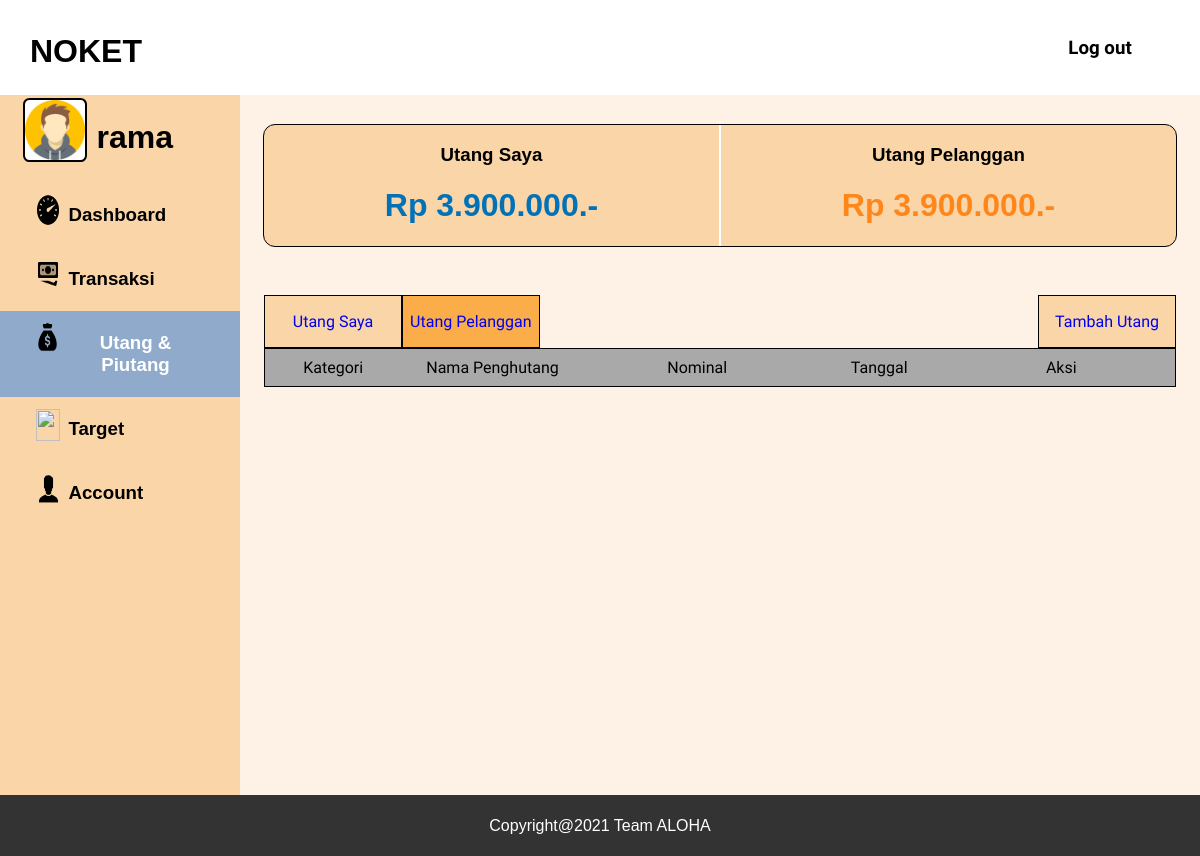
Before: /piutang.php (signed in) with the older database file.
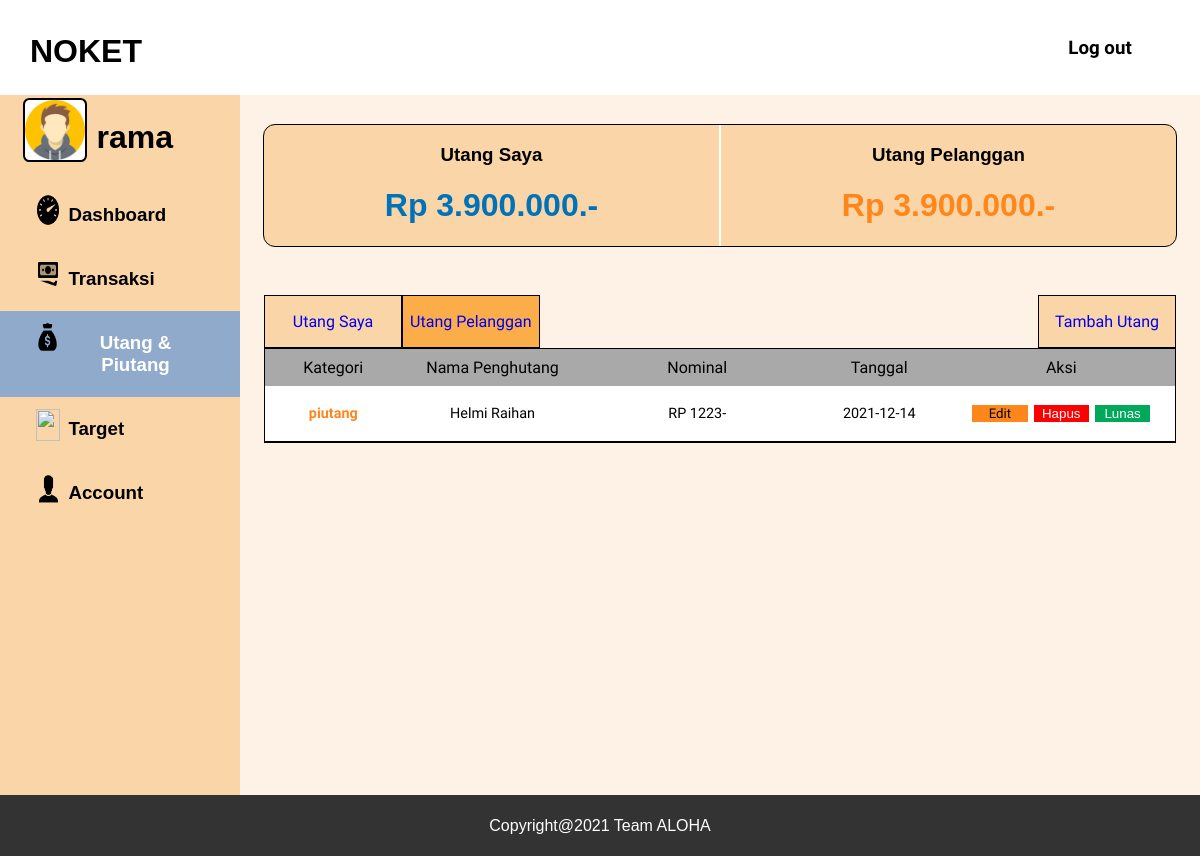
After: the same page with the newer database file.
### tables this page shows
CREATE TABLE `catatanutang` (
  `id` int(255) NOT NULL,
  `jumlah` int(255) NOT NULL,
  `tanggal` date NOT NULL,
  `id_pengguna` int(255) NOT NULL,
  `id_subkategori` int(255) NOT NULL,
  `id_instansi` int(255) NOT NULL
);

CREATE TABLE `subkategori` (
  `id` int(255) NOT NULL,
  `nama` varchar(255) NOT NULL,
  `id_kategori` int(255) NOT NULL
);

CREATE TABLE `instansi` (
  `id` int(255) NOT NULL,
  `nama` text NOT NULL
);

### piutang.php (the view, shortened to what the changed rows need)
<?php
    include 'php/koneksi.php';
    $sql2 = "SELECT sk.nama AS kategori, i.nama AS nama , cu.jumlah, cu.tanggal FROM catatanutang cu INNER JOIN subkategori sk ON cu.id_subkategori = sk.id INNER JOIN kategoricatatan kc ON sk.id_kategori = kc.id INNER JOIN instansi i ON cu.id_instansi = i.id WHERE cu.id_pengguna = '$_SESSION[id]' AND sk.id_kategori = 4;" ;
    $result2 = mysqli_query($conn, $sql2);
?>
<html>
    <head>
        <link rel="stylesheet" href="css/piutang.css">
    </head>
    <body>
    <div id="page">
        <div class = "navbar">
            <div class="navbarLogo">
                <h1>NOKET<h1>
            </div>
        </div>
        <div id="isi-page">
            <div id="sidebar">
                <div class="sidebar-item-profile">
                    <div id="sidebar-image-container">
                        <h1><?php echo $_SESSION['username'];  ?></h1>
                    </div>
                </div>
            </div>
            <div id="content-card">
                <div id="info-header">
                    <div id="info-header-kiri">
                        <div class="info-header-isi">
                            <h1 style="color: 0172B7;">Rp 3.900.000.-</h1>
                        </div>
                    </div>
                    <div id="info-header-kanan">
                        <div class="info-header-isi">
                            <h1 style="color: FF861A;">Rp 3.900.000.-</h1>
                        </div>
                    </div>
                </div>
                <div id="table-wrapper">
                    <div id="table-scroll">
                        <table id="myTable" cellspacing="0">
                            <thead>
                                <tr>
                                    <th style="width: 15%;">
                                        <p>
                                            Kategori
                                        </p>
                                    </th>
                                    <th style="width: 20%;">
                                        <p>
                                            Nama Penghutang
                                        </p>
                                    </th>
                                    <th style="width: 25%;" onclick="sortTable(0)">
                                        <p>
                                            Nominal
                                        </p>
                                    </th>
                                    <th style="width: 15%;" onclick="sortTable(1)">
                                        <p>
                                            Tanggal
                                        </p>
                                    </th>
                                    <th style="width: 25%;">
                                        <p>
                                            Aksi
                                        </p>
                                    </th>
                                </tr>
                            </thead>
                            <tbody>
                                <?php
                                    while($row2 = mysqli_fetch_assoc($result2)) {
                                        echo "<tr>
                                            <td><p id='table-kategori-pengeluaran' style='font-weight:bold;'>".$row2['kategori']."</p></td>
                                            <td><p>".$row2['nama']."</p></td>
                                            <td><p>RP ".$row2['jumlah']."-</p></td>
                                            <td><p>".$row2['tanggal']."</p></td>
                                            <td style='white-space: nowrap; overflow: auto;'>
                                        <button id='tombol-aksi-edit' name='bEdit'><a href='edit-utang.php'>Edit</a> </button>
                                        <button id='tombol-aksi-hapus' name='bHapus'>Hapus</button>
                                        <button id='tombol-aksi-lunas' name='bLunas'>Lunas</button>
                                    </td>
                                        </tr>";
                                    }
                                ?>
                            </tbody>
                        </table>
                    </div>
                </div>
            </div>
        </div>
    </div>
    </body>
</html>

Changed rows visible on the page:
added catatanutang: id_subkategori.nama "piutang", id_instansi.nama "Helmi Raihan", jumlah "1223", tanggal "2021-12-14"
